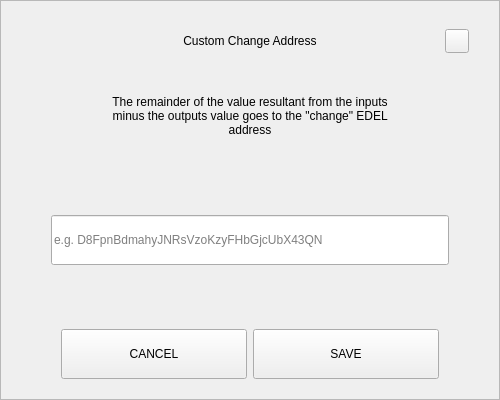
<?xml version="1.0" encoding="UTF-8"?>
<ui version="4.0">
 <class>SendChangeAddressDialog</class>
 <widget class="QDialog" name="SendChangeAddressDialog">
  <property name="geometry">
   <rect>
    <x>0</x>
    <y>0</y>
    <width>500</width>
    <height>400</height>
   </rect>
  </property>
  <property name="windowTitle">
   <string>Dialog</string>
  </property>
  <layout class="QVBoxLayout" name="verticalLayout">
   <property name="spacing">
    <number>0</number>
   </property>
   <property name="leftMargin">
    <number>0</number>
   </property>
   <property name="topMargin">
    <number>0</number>
   </property>
   <property name="rightMargin">
    <number>0</number>
   </property>
   <property name="bottomMargin">
    <number>0</number>
   </property>
   <item>
    <widget class="QFrame" name="frame">
     <property name="styleSheet">
      <string notr="true"/>
     </property>
     <property name="frameShape">
      <enum>QFrame::StyledPanel</enum>
     </property>
     <property name="frameShadow">
      <enum>QFrame::Raised</enum>
     </property>
     <layout class="QVBoxLayout" name="verticalLayout_2" stretch="0,0,0,0,0,0,0">
      <property name="spacing">
       <number>0</number>
      </property>
      <property name="leftMargin">
       <number>30</number>
      </property>
      <property name="topMargin">
       <number>20</number>
      </property>
      <property name="rightMargin">
       <number>30</number>
      </property>
      <property name="bottomMargin">
       <number>20</number>
      </property>
      <item>
       <layout class="QHBoxLayout" name="horizontalLayout_3">
        <property name="spacing">
         <number>0</number>
        </property>
        <item>
         <spacer name="horizontalSpacer_2">
          <property name="orientation">
           <enum>Qt::Horizontal</enum>
          </property>
          <property name="sizeHint" stdset="0">
           <size>
            <width>40</width>
            <height>20</height>
           </size>
          </property>
         </spacer>
        </item>
        <item>
         <widget class="QLabel" name="labelTitle">
          <property name="minimumSize">
           <size>
            <width>0</width>
            <height>40</height>
           </size>
          </property>
          <property name="maximumSize">
           <size>
            <width>16777215</width>
            <height>40</height>
           </size>
          </property>
          <property name="styleSheet">
           <string notr="true">padding-left:24px;</string>
          </property>
          <property name="text">
           <string>Custom Change Address</string>
          </property>
          <property name="alignment">
           <set>Qt::AlignCenter</set>
          </property>
          <property name="margin">
           <number>7</number>
          </property>
         </widget>
        </item>
        <item>
         <spacer name="horizontalSpacer">
          <property name="orientation">
           <enum>Qt::Horizontal</enum>
          </property>
          <property name="sizeHint" stdset="0">
           <size>
            <width>40</width>
            <height>20</height>
           </size>
          </property>
         </spacer>
        </item>
        <item>
         <widget class="QPushButton" name="btnEsc">
          <property name="minimumSize">
           <size>
            <width>24</width>
            <height>24</height>
           </size>
          </property>
          <property name="maximumSize">
           <size>
            <width>24</width>
            <height>24</height>
           </size>
          </property>
          <property name="focusPolicy">
           <enum>Qt::NoFocus</enum>
          </property>
          <property name="text">
           <string/>
          </property>
         </widget>
        </item>
       </layout>
      </item>
      <item>
       <spacer name="verticalSpacer_2">
        <property name="orientation">
         <enum>Qt::Vertical</enum>
        </property>
        <property name="sizeType">
         <enum>QSizePolicy::Fixed</enum>
        </property>
        <property name="sizeHint" stdset="0">
         <size>
          <width>20</width>
          <height>20</height>
         </size>
        </property>
       </spacer>
      </item>
      <item alignment="Qt::AlignHCenter">
       <widget class="QLabel" name="labelMessage">
        <property name="minimumSize">
         <size>
          <width>0</width>
          <height>70</height>
         </size>
        </property>
        <property name="text">
         <string>The remainder of the value resultant from the inputs minus the outputs value goes to the &quot;change&quot; EDEL address</string>
        </property>
        <property name="alignment">
         <set>Qt::AlignCenter</set>
        </property>
        <property name="wordWrap">
         <bool>true</bool>
        </property>
       </widget>
      </item>
      <item>
       <spacer name="verticalSpacer_3">
        <property name="orientation">
         <enum>Qt::Vertical</enum>
        </property>
        <property name="sizeHint" stdset="0">
         <size>
          <width>20</width>
          <height>40</height>
         </size>
        </property>
       </spacer>
      </item>
      <item>
       <layout class="QHBoxLayout" name="horizontalLayout_2">
        <property name="spacing">
         <number>0</number>
        </property>
        <property name="leftMargin">
         <number>20</number>
        </property>
        <property name="rightMargin">
         <number>20</number>
        </property>
        <item>
         <widget class="QLineEdit" name="lineEditAddress">
          <property name="minimumSize">
           <size>
            <width>0</width>
            <height>50</height>
           </size>
          </property>
          <property name="placeholderText">
           <string notr="true">e.g. D8FpnBdmahyJNRsVzoKzyFHbGjcUbX43QN</string>
          </property>
         </widget>
        </item>
       </layout>
      </item>
      <item>
       <spacer name="verticalSpacer">
        <property name="orientation">
         <enum>Qt::Vertical</enum>
        </property>
        <property name="sizeHint" stdset="0">
         <size>
          <width>20</width>
          <height>40</height>
         </size>
        </property>
       </spacer>
      </item>
      <item>
       <layout class="QHBoxLayout" name="horizontalLayout" stretch="2,2">
        <property name="spacing">
         <number>6</number>
        </property>
        <property name="leftMargin">
         <number>30</number>
        </property>
        <property name="rightMargin">
         <number>30</number>
        </property>
        <item>
         <widget class="QPushButton" name="btnCancel">
          <property name="minimumSize">
           <size>
            <width>180</width>
            <height>50</height>
           </size>
          </property>
          <property name="focusPolicy">
           <enum>Qt::NoFocus</enum>
          </property>
          <property name="text">
           <string>CANCEL</string>
          </property>
         </widget>
        </item>
        <item>
         <widget class="QPushButton" name="btnSave">
          <property name="minimumSize">
           <size>
            <width>180</width>
            <height>50</height>
           </size>
          </property>
          <property name="focusPolicy">
           <enum>Qt::NoFocus</enum>
          </property>
          <property name="text">
           <string>SAVE</string>
          </property>
         </widget>
        </item>
       </layout>
      </item>
     </layout>
    </widget>
   </item>
  </layout>
 </widget>
 <resources/>
 <connections/>
</ui>
